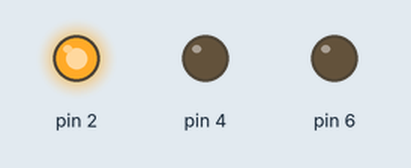
This sketch was run on a simulated Arduino Uno, built with avr-gcc and run on an emulated ATmega328P. Parts: output pins drawn as LEDs (lit = HIGH).

Above: at 2.0 s.
At 6.0 s:
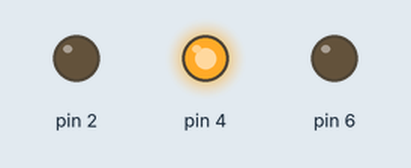
At 10.0 s:
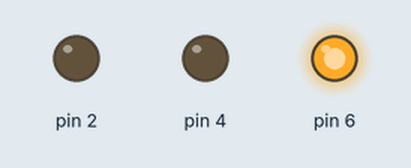
Timing chart, 0 to 15.6 s (numbered marks = the images above):
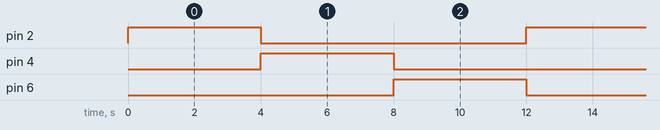

The sketch:

traffic_light.ino
```cpp
void setup()
{
  pinMode(2, OUTPUT);
  pinMode(4, OUTPUT);
  pinMode(6, OUTPUT);
}
void loop()
{
  digitalWrite(2, HIGH);
  digitalWrite(4, LOW);
  digitalWrite(6, LOW);
  delay(4000); // Wait for 4000 millisecond(s)
  digitalWrite(2, LOW);
  digitalWrite(4, HIGH);
  digitalWrite(6, LOW);
  delay(4000); // Wait for 4000 millisecond(s)
  digitalWrite(2, LOW);
  digitalWrite(4, LOW);
  digitalWrite(6, HIGH);
  delay(4000); // Wait for 4000 millisecond(s)
}
```

Measured:
- by itself, pin 2, pin 4, pin 6: alternates HIGH for 4.0 s and LOW for 8.0 s
- by itself, everything shown: repeats every 12.0 s, in 3 steps
